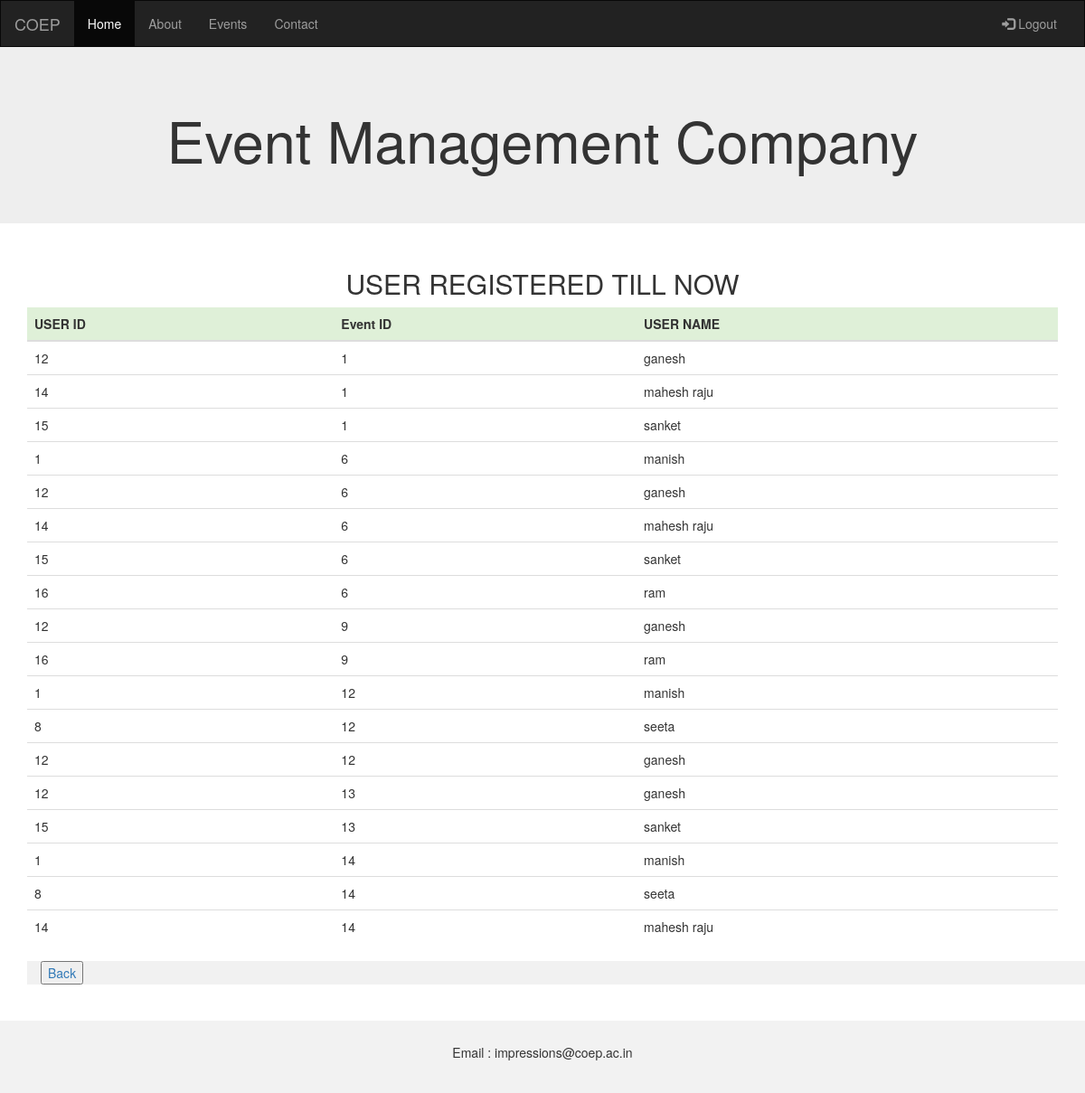
Screenshot of /admin-registrations.php with the database file from the repository.
### tables this page shows
CREATE TABLE `user_event` (
  `user_id` int(255) NOT NULL,
  `event_id` int(255) NOT NULL
);

CREATE TABLE `user` (
  `id` int(255) NOT NULL,
  `name` varchar(255) NOT NULL,
  `mobile_no` varchar(255) NOT NULL,
  `username` varchar(255) NOT NULL,
  `password` varchar(255) NOT NULL
);

### admin-registrations.php (the view, shortened to what this page needs)
<?php
include 'dbconfig/dbconfig.php';
?>
<!DOCTYPE html>
<html lang="en">
<head>
  <link rel="stylesheet" href="https://maxcdn.bootstrapcdn.com/bootstrap/3.4.0/css/bootstrap.min.css">
</head>
<body>
<nav class="navbar navbar-inverse">
  <div class="container-fluid">
    <div class="navbar-header">
      <a class="navbar-brand" href="#">COEP</a>
    </div>
    <div class="collapse navbar-collapse" id="myNavbar">
      <ul class="nav navbar-nav">
        <li class="active"><a href="homepage.php">Home</a></li>
        <li><a href="#">About</a></li>
        <li><a href="#">Events</a></li>
        <li><a href="#">Contact</a></li>
      </ul>
      <ul class="nav navbar-nav navbar-right">
        <li><a href="logout.php"><span class="glyphicon glyphicon-log-in"></span> Logout</a></li>
      </ul>
    </div>
  </div>
</nav>
<div class="jumbotron">
  <div class="container text-center">
    <h1>Event Management Company</h1>
  </div>
</div>
<div class="container">
  <h2 align = "center">USER REGISTERED TILL NOW</h2>
  <table class="table">
    <thead>
      <tr class = "success">
        <th>USER ID</th>
        <th>Event ID</th>
        <th>USER NAME</th>
      </tr>
    </thead>
    <tbody>
      <?php
        $query = "select user_id, event_id, name from user join user_event where user_id = id";
        $fetchquery =  mysqli_query($con, $query);
        while($row = mysqli_fetch_array($fetchquery)) {?>
          <tr>
            <form method = "POST" action = "user_events.php">
              <td> <?php echo $row['user_id'];
              ?></td>
              <td> <?php echo $row['event_id']; ?></td>
              <td> <?php echo $row['name']; ?></td>
            </form>
          </tr>
        <?php
        }
        ?>
    </tbody>
  </table>
  <div class="container" style="background-color:#f1f1f1">
    <a href="admin-panel.php"><button type="button" class="cancelbtn">Back</button></a>
  </div>
</div>
<br><br>
<footer class="container-fluid text-center">
  <p>Email : impressions@coep.ac.in</p>
</footer>
</body>
</html>

### admin-registrations.php (style rules this page uses)
.navbar { margin-bottom: 0; border-radius: 0; }
footer { background-color: #f2f2f2; padding: 25px; }

### rows the page displays
user_event: user "12", event "1", user.name "ganesh"
user_event: user "14", event "1", user.name "mahesh raju"
user_event: user "15", event "1", user.name "sanket"
user_event: user "1", event "6", user.name "manish"
user_event: user "12", event "6", user.name "ganesh"
user_event: user "14", event "6", user.name "mahesh raju"
user_event: user "15", event "6", user.name "sanket"
user_event: user "16", event "6", user.name "ram"
user_event: user "12", event "9", user.name "ganesh"
user_event: user "16", event "9", user.name "ram"
user_event: user "1", event "12", user.name "manish"
user_event: user "8", event "12", user.name "seeta"
user_event: user "12", event "12", user.name "ganesh"
user_event: user "12", event "13", user.name "ganesh"
user_event: user "15", event "13", user.name "sanket"
user_event: user "1", event "14", user.name "manish"
user_event: user "8", event "14", user.name "seeta"
user_event: user "14", event "14", user.name "mahesh raju"
